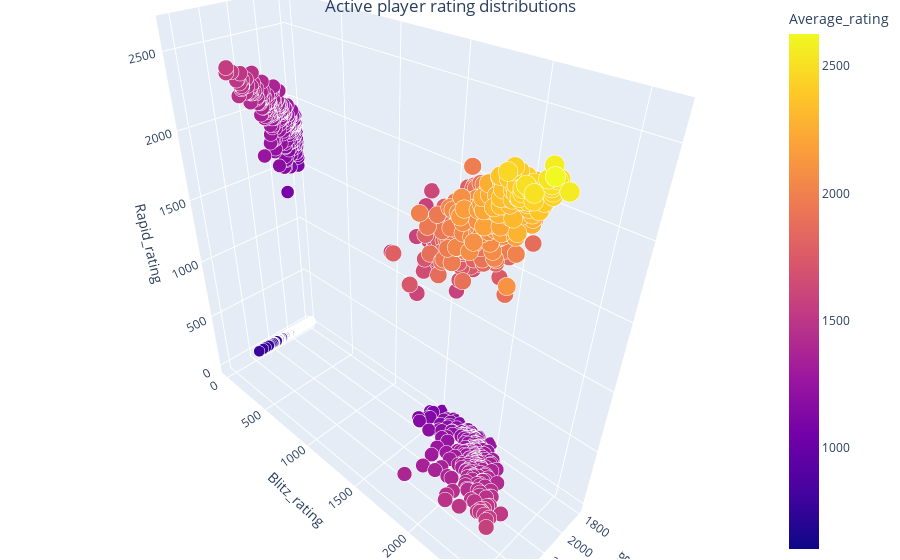

Notebook code cell kept with this figure:
### Code cell
fig6=px.scatter_3d(df_a,x='Standard_Rating',y='Blitz_rating',z='Rapid_rating',
                   color='Average_rating',size='Average_rating',opacity=1,hover_data=['Name','Standard_Rating','Blitz_rating','Rapid_rating','Average_rating'])
fig6.update_layout(margin=dict(l=0, r=0, b=0.5, t=0),title='Active player rating distributions',title_x=0.5,title_y=1)
fig6.update_traces(hovertext='Name')

fig6.show()

### Figure 1 — Plotly figure (JSON) as saved in the notebook; plotly's stock layout.template omitted (floating-point values rounded to 4 significant figures; data arrays with more than 128 entries replaced by an {"elided": "..."} marker saying what was removed)
{"data": [{"customdata": {"elided": "2701x5 mixed values"}, "hovertemplate": "Standard_Rating=%{customdata[1]}<br>Blitz_rating=%{customdata[2]}<br>Rapid_rating=%{customdata[3]}<br>Average_rating=%{marker.color}<br>Name=%{customdata[0]}<extra></extra>", "hovertext": "Name", "legendgroup": "", "marker": {"color": {"elided": "2701 float values"}, "coloraxis": "coloraxis", "opacity": 1, "size": {"elided": "2701 float values"}, "sizemode": "area", "sizeref": 6.567, "symbol": "circle"}, "mode": "markers", "name": "", "scene": "scene", "showlegend": false, "type": "scatter3d", "x": {"elided": "2701 int values"}, "y": {"elided": "2701 int values"}, "z": {"elided": "2701 int values"}}], "layout": {"coloraxis": {"colorbar": {"title": {"text": "Average_rating"}}, "colorscale": [[0, "#0d0887"], [0.1111, "#46039f"], [0.2222, "#7201a8"], [0.3333, "#9c179e"], [0.4444, "#bd3786"], [0.5556, "#d8576b"], [0.6667, "#ed7953"], [0.7778, "#fb9f3a"], [0.8889, "#fdca26"], [1, "#f0f921"]]}, "legend": {"itemsizing": "constant", "tracegroupgap": 0}, "margin": {"b": 0.5, "l": 0, "r": 0, "t": 0}, "scene": {"domain": {"x": [0, 1], "y": [0, 1]}, "xaxis": {"title": {"text": "Standard_Rating"}}, "yaxis": {"title": {"text": "Blitz_rating"}}, "zaxis": {"title": {"text": "Rapid_rating"}}}, "title": {"text": "Active player rating distributions", "x": 0.5, "y": 1}}}
